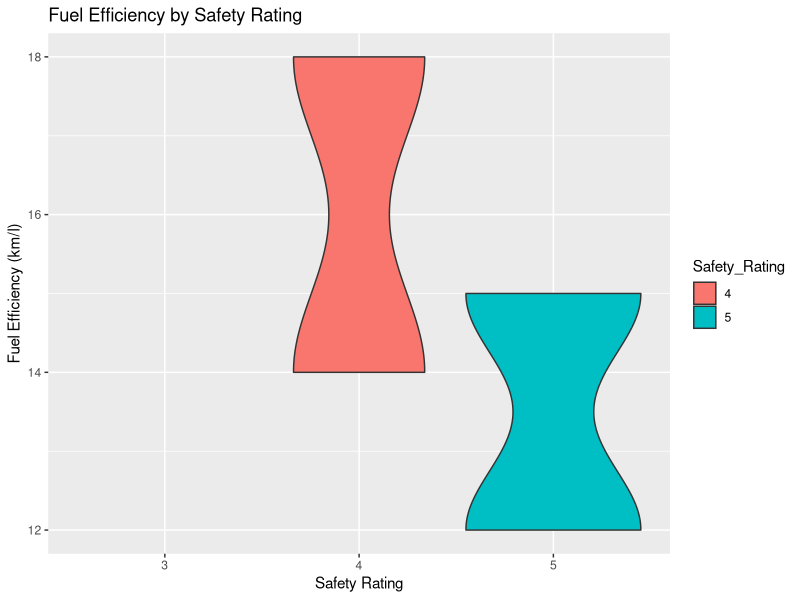

This figure's R source:
library(ggplot2)
vehicle <- data.frame(
  Vehicle_ID=c("V1","V2","V3","V4","V5"),
  Engine_Size=c(1.5,2.0,3.0,2.5,1.8),
  Horsepower=c(110,150,250,200,130),
  Fuel_Efficiency=c(18,15,12,14,17),
  Top_Speed=c(180,200,250,220,190),
  Safety_Rating=factor(c(4,5,5,4,3))
)
ggplot(vehicle,aes(x=Safety_Rating,y=Fuel_Efficiency,fill=Safety_Rating))+
  geom_violin()+
  labs(title="Fuel Efficiency by Safety Rating",
       x="Safety Rating",
       y="Fuel Efficiency (km/l)")
